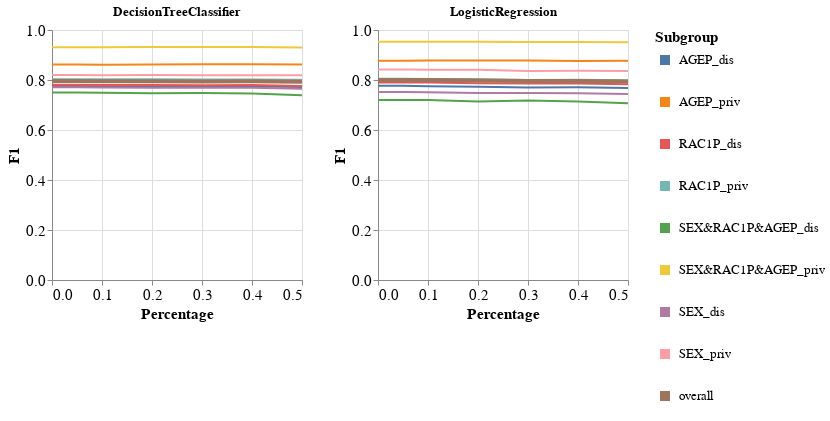

Notebook code for this chart:
### Code cell
visualizer.create_subgroups_grid_pct_lines_per_model_plot(subgroup_metric='F1',
                                                          target_preprocessing_technique=PREPROCESSING_TECHNIQUES[0],
                                                          model_names=MODEL_NAMES)

### Figure 1 — Vega-Lite specification as saved in the notebook (floating-point values rounded to 4 significant figures)
{"config": {"view": {"continuousWidth": 400, "continuousHeight": 300}, "axis": {"labelFontSize": 15, "titleFontSize": 15}, "legend": {"labelFontSize": 13, "symbolStrokeWidth": 10, "titleFontSize": 15}}, "vconcat": [{"hconcat": [{"mark": "line", "encoding": {"color": {"field": "Subgroup", "type": "nominal"}, "strokeWidth": {"condition": {"value": 4, "test": "datum.Subgroup == 'overall'"}, "value": 2}, "x": {"field": "Percentage", "type": "quantitative"}, "y": {"field": "Metric_Value", "title": "F1", "type": "quantitative"}}, "height": 250, "title": "DecisionTreeClassifier", "width": 250}, {"data": {"name": "data-1703be37af72c77ed25faa9b774849b8"}, "mark": "line", "encoding": {"color": {"field": "Subgroup", "type": "nominal"}, "strokeWidth": {"condition": {"value": 4, "test": "datum.Subgroup == 'overall'"}, "value": 2}, "x": {"field": "Percentage", "type": "quantitative"}, "y": {"field": "Metric_Value", "title": "F1", "type": "quantitative"}}, "height": 250, "title": "LogisticRegression", "width": 250}]}], "data": {"name": "data-e9ee835c3981097d6bcea34f453dcdd0"}, "$schema": "https://vega.github.io/schema/vega-lite/v4.17.0.json", "datasets": {"data-e9ee835c3981097d6bcea34f453dcdd0": [{"Model_Name": "DecisionTreeClassifier", "Test_Set_Index": 0.0, "Metric": "F1", "Subgroup": "AGEP_dis", "Num_Estimators": 10.0, "Metric_Value": 0.7758, "Percentage": 0.0}, {"Model_Name": "DecisionTreeClassifier", "Test_Set_Index": 0.0, "Metric": "F1", "Subgroup": "AGEP_priv", "Num_Estimators": 10.0, "Metric_Value": 0.8617, "Percentage": 0.0}, {"Model_Name": "DecisionTreeClassifier", "Test_Set_Index": 0.0, "Metric": "F1", "Subgroup": "RAC1P_dis", "Num_Estimators": 10.0, "Metric_Value": 0.7814, "Percentage": 0.0}, {"Model_Name": "DecisionTreeClassifier", "Test_Set_Index": 0.0, "Metric": "F1", "Subgroup": "RAC1P_priv", "Num_Estimators": 10.0, "Metric_Value": 0.8028, "Percentage": 0.0}, {"Model_Name": "DecisionTreeClassifier", "Test_Set_Index": 0.0, "Metric": "F1", "Subgroup": "SEX&RAC1P&AGEP_dis", "Num_Estimators": 10.0, "Metric_Value": 0.7498, "Percentage": 0.0}, {"Model_Name": "DecisionTreeClassifier", "Test_Set_Index": 0.0, "Metric": "F1", "Subgroup": "SEX&RAC1P&AGEP_priv", "Num_Estimators": 10.0, "Metric_Value": 0.9312, "Percentage": 0.0}, {"Model_Name": "DecisionTreeClassifier", "Test_Set_Index": 0.0, "Metric": "F1", "Subgroup": "SEX_dis", "Num_Estimators": 10.0, "Metric_Value": 0.7708, "Percentage": 0.0}, {"Model_Name": "DecisionTreeClassifier", "Test_Set_Index": 0.0, "Metric": "F1", "Subgroup": "SEX_priv", "Num_Estimators": 10.0, "Metric_Value": 0.8196, "Percentage": 0.0}, {"Model_Name": "DecisionTreeClassifier", "Test_Set_Index": 0.0, "Metric": "F1", "Subgroup": "overall", "Num_Estimators": 10.0, "Metric_Value": 0.7957, "Percentage": 0.0}, {"Model_Name": "DecisionTreeClassifier", "Test_Set_Index": 1.0, "Metric": "F1", "Subgroup": "AGEP_dis", "Num_Estimators": 10.0, "Metric_Value": 0.7758, "Percentage": 0.05}, {"Model_Name": "DecisionTreeClassifier", "Test_Set_Index": 1.0, "Metric": "F1", "Subgroup": "AGEP_priv", "Num_Estimators": 10.0, "Metric_Value": 0.8617, "Percentage": 0.05}, {"Model_Name": "DecisionTreeClassifier", "Test_Set_Index": 1.0, "Metric": "F1", "Subgroup": "RAC1P_dis", "Num_Estimators": 10.0, "Metric_Value": 0.7814, "Percentage": 0.05}, {"Model_Name": "DecisionTreeClassifier", "Test_Set_Index": 1.0, "Metric": "F1", "Subgroup": "RAC1P_priv", "Num_Estimators": 10.0, "Metric_Value": 0.8028, "Percentage": 0.05}, {"Model_Name": "DecisionTreeClassifier", "Test_Set_Index": 1.0, "Metric": "F1", "Subgroup": "SEX&RAC1P&AGEP_dis", "Num_Estimators": 10.0, "Metric_Value": 0.7498, "Percentage": 0.05}, {"Model_Name": "DecisionTreeClassifier", "Test_Set_Index": 1.0, "Metric": "F1", "Subgroup": "SEX&RAC1P&AGEP_priv", "Num_Estimators": 10.0, "Metric_Value": 0.9312, "Percentage": 0.05}, {"Model_Name": "DecisionTreeClassifier", "Test_Set_Index": 1.0, "Metric": "F1", "Subgroup": "SEX_dis", "Num_Estimators": 10.0, "Metric_Value": 0.7708, "Percentage": 0.05}, {"Model_Name": "DecisionTreeClassifier", "Test_Set_Index": 1.0, "Metric": "F1", "Subgroup": "SEX_priv", "Num_Estimators": 10.0, "Metric_Value": 0.8196, "Percentage": 0.05}, {"Model_Name": "DecisionTreeClassifier", "Test_Set_Index": 1.0, "Metric": "F1", "Subgroup": "overall", "Num_Estimators": 10.0, "Metric_Value": 0.7957, "Percentage": 0.05}, {"Model_Name": "DecisionTreeClassifier", "Test_Set_Index": 2.0, "Metric": "F1", "Subgroup": "AGEP_dis", "Num_Estimators": 10.0, "Metric_Value": 0.7753, "Percentage": 0.1}, {"Model_Name": "DecisionTreeClassifier", "Test_Set_Index": 2.0, "Metric": "F1", "Subgroup": "AGEP_priv", "Num_Estimators": 10.0, "Metric_Value": 0.8612, "Percentage": 0.1}, {"Model_Name": "DecisionTreeClassifier", "Test_Set_Index": 2.0, "Metric": "F1", "Subgroup": "RAC1P_dis", "Num_Estimators": 10.0, "Metric_Value": 0.7804, "Percentage": 0.1}, {"Model_Name": "DecisionTreeClassifier", "Test_Set_Index": 2.0, "Metric": "F1", "Subgroup": "RAC1P_priv", "Num_Estimators": 10.0, "Metric_Value": 0.8025, "Percentage": 0.1}, {"Model_Name": "DecisionTreeClassifier", "Test_Set_Index": 2.0, "Metric": "F1", "Subgroup": "SEX&RAC1P&AGEP_dis", "Num_Estimators": 10.0, "Metric_Value": 0.7488, "Percentage": 0.1}, {"Model_Name": "DecisionTreeClassifier", "Test_Set_Index": 2.0, "Metric": "F1", "Subgroup": "SEX&RAC1P&AGEP_priv", "Num_Estimators": 10.0, "Metric_Value": 0.9307, "Percentage": 0.1}, {"Model_Name": "DecisionTreeClassifier", "Test_Set_Index": 2.0, "Metric": "F1", "Subgroup": "SEX_dis", "Num_Estimators": 10.0, "Metric_Value": 0.7702, "Percentage": 0.1}, {"Model_Name": "DecisionTreeClassifier", "Test_Set_Index": 2.0, "Metric": "F1", "Subgroup": "SEX_priv", "Num_Estimators": 10.0, "Metric_Value": 0.8193, "Percentage": 0.1}, {"Model_Name": "DecisionTreeClassifier", "Test_Set_Index": 2.0, "Metric": "F1", "Subgroup": "overall", "Num_Estimators": 10.0, "Metric_Value": 0.7952, "Percentage": 0.1}, {"Model_Name": "DecisionTreeClassifier", "Test_Set_Index": 3.0, "Metric": "F1", "Subgroup": "AGEP_dis", "Num_Estimators": 10.0, "Metric_Value": 0.7747, "Percentage": 0.2}, {"Model_Name": "DecisionTreeClassifier", "Test_Set_Index": 3.0, "Metric": "F1", "Subgroup": "AGEP_priv", "Num_Estimators": 10.0, "Metric_Value": 0.8624, "Percentage": 0.2}, {"Model_Name": "DecisionTreeClassifier", "Test_Set_Index": 3.0, "Metric": "F1", "Subgroup": "RAC1P_dis", "Num_Estimators": 10.0, "Metric_Value": 0.7798, "Percentage": 0.2}, {"Model_Name": "DecisionTreeClassifier", "Test_Set_Index": 3.0, "Metric": "F1", "Subgroup": "RAC1P_priv", "Num_Estimators": 10.0, "Metric_Value": 0.8025, "Percentage": 0.2}, {"Model_Name": "DecisionTreeClassifier", "Test_Set_Index": 3.0, "Metric": "F1", "Subgroup": "SEX&RAC1P&AGEP_dis", "Num_Estimators": 10.0, "Metric_Value": 0.7472, "Percentage": 0.2}, {"Model_Name": "DecisionTreeClassifier", "Test_Set_Index": 3.0, "Metric": "F1", "Subgroup": "SEX&RAC1P&AGEP_priv", "Num_Estimators": 10.0, "Metric_Value": 0.9323, "Percentage": 0.2}, {"Model_Name": "DecisionTreeClassifier", "Test_Set_Index": 3.0, "Metric": "F1", "Subgroup": "SEX_dis", "Num_Estimators": 10.0, "Metric_Value": 0.7692, "Percentage": 0.2}, {"Model_Name": "DecisionTreeClassifier", "Test_Set_Index": 3.0, "Metric": "F1", "Subgroup": "SEX_priv", "Num_Estimators": 10.0, "Metric_Value": 0.8197, "Percentage": 0.2}, {"Model_Name": "DecisionTreeClassifier", "Test_Set_Index": 3.0, "Metric": "F1", "Subgroup": "overall", "Num_Estimators": 10.0, "Metric_Value": 0.7949, "Percentage": 0.2}, {"Model_Name": "DecisionTreeClassifier", "Test_Set_Index": 4.0, "Metric": "F1", "Subgroup": "AGEP_dis", "Num_Estimators": 10.0, "Metric_Value": 0.7737, "Percentage": 0.3}, {"Model_Name": "DecisionTreeClassifier", "Test_Set_Index": 4.0, "Metric": "F1", "Subgroup": "AGEP_priv", "Num_Estimators": 10.0, "Metric_Value": 0.8626, "Percentage": 0.3}, {"Model_Name": "DecisionTreeClassifier", "Test_Set_Index": 4.0, "Metric": "F1", "Subgroup": "RAC1P_dis", "Num_Estimators": 10.0, "Metric_Value": 0.7795, "Percentage": 0.3}, {"Model_Name": "DecisionTreeClassifier", "Test_Set_Index": 4.0, "Metric": "F1", "Subgroup": "RAC1P_priv", "Num_Estimators": 10.0, "Metric_Value": 0.8016, "Percentage": 0.3}, {"Model_Name": "DecisionTreeClassifier", "Test_Set_Index": 4.0, "Metric": "F1", "Subgroup": "SEX&RAC1P&AGEP_dis", "Num_Estimators": 10.0, "Metric_Value": 0.7478, "Percentage": 0.3}, {"Model_Name": "DecisionTreeClassifier", "Test_Set_Index": 4.0, "Metric": "F1", "Subgroup": "SEX&RAC1P&AGEP_priv", "Num_Estimators": 10.0, "Metric_Value": 0.9324, "Percentage": 0.3}, {"Model_Name": "DecisionTreeClassifier", "Test_Set_Index": 4.0, "Metric": "F1", "Subgroup": "SEX_dis", "Num_Estimators": 10.0, "Metric_Value": 0.7689, "Percentage": 0.3}, {"Model_Name": "DecisionTreeClassifier", "Test_Set_Index": 4.0, "Metric": "F1", "Subgroup": "SEX_priv", "Num_Estimators": 10.0, "Metric_Value": 0.8186, "Percentage": 0.3}, {"Model_Name": "DecisionTreeClassifier", "Test_Set_Index": 4.0, "Metric": "F1", "Subgroup": "overall", "Num_Estimators": 10.0, "Metric_Value": 0.7943, "Percentage": 0.3}, {"Model_Name": "DecisionTreeClassifier", "Test_Set_Index": 5.0, "Metric": "F1", "Subgroup": "AGEP_dis", "Num_Estimators": 10.0, "Metric_Value": 0.7744, "Percentage": 0.4}, {"Model_Name": "DecisionTreeClassifier", "Test_Set_Index": 5.0, "Metric": "F1", "Subgroup": "AGEP_priv", "Num_Estimators": 10.0, "Metric_Value": 0.8634, "Percentage": 0.4}, {"Model_Name": "DecisionTreeClassifier", "Test_Set_Index": 5.0, "Metric": "F1", "Subgroup": "RAC1P_dis", "Num_Estimators": 10.0, "Metric_Value": 0.7796, "Percentage": 0.4}, {"Model_Name": "DecisionTreeClassifier", "Test_Set_Index": 5.0, "Metric": "F1", "Subgroup": "RAC1P_priv", "Num_Estimators": 10.0, "Metric_Value": 0.8025, "Percentage": 0.4}, {"Model_Name": "DecisionTreeClassifier", "Test_Set_Index": 5.0, "Metric": "F1", "Subgroup": "SEX&RAC1P&AGEP_dis", "Num_Estimators": 10.0, "Metric_Value": 0.7459, "Percentage": 0.4}, {"Model_Name": "DecisionTreeClassifier", "Test_Set_Index": 5.0, "Metric": "F1", "Subgroup": "SEX&RAC1P&AGEP_priv", "Num_Estimators": 10.0, "Metric_Value": 0.9317, "Percentage": 0.4}, {"Model_Name": "DecisionTreeClassifier", "Test_Set_Index": 5.0, "Metric": "F1", "Subgroup": "SEX_dis", "Num_Estimators": 10.0, "Metric_Value": 0.7692, "Percentage": 0.4}, {"Model_Name": "DecisionTreeClassifier", "Test_Set_Index": 5.0, "Metric": "F1", "Subgroup": "SEX_priv", "Num_Estimators": 10.0, "Metric_Value": 0.8195, "Percentage": 0.4}, {"Model_Name": "DecisionTreeClassifier", "Test_Set_Index": 5.0, "Metric": "F1", "Subgroup": "overall", "Num_Estimators": 10.0, "Metric_Value": 0.7949, "Percentage": 0.4}, {"Model_Name": "DecisionTreeClassifier", "Test_Set_Index": 6.0, "Metric": "F1", "Subgroup": "AGEP_dis", "Num_Estimators": 10.0, "Metric_Value": 0.7721, "Percentage": 0.5}, {"Model_Name": "DecisionTreeClassifier", "Test_Set_Index": 6.0, "Metric": "F1", "Subgroup": "AGEP_priv", "Num_Estimators": 10.0, "Metric_Value": 0.8622, "Percentage": 0.5}, {"Model_Name": "DecisionTreeClassifier", "Test_Set_Index": 6.0, "Metric": "F1", "Subgroup": "RAC1P_dis", "Num_Estimators": 10.0, "Metric_Value": 0.7763, "Percentage": 0.5}, {"Model_Name": "DecisionTreeClassifier", "Test_Set_Index": 6.0, "Metric": "F1", "Subgroup": "RAC1P_priv", "Num_Estimators": 10.0, "Metric_Value": 0.8011, "Percentage": 0.5}, {"Model_Name": "DecisionTreeClassifier", "Test_Set_Index": 6.0, "Metric": "F1", "Subgroup": "SEX&RAC1P&AGEP_dis", "Num_Estimators": 10.0, "Metric_Value": 0.7391, "Percentage": 0.5}, {"Model_Name": "DecisionTreeClassifier", "Test_Set_Index": 6.0, "Metric": "F1", "Subgroup": "SEX&RAC1P&AGEP_priv", "Num_Estimators": 10.0, "Metric_Value": 0.9298, "Percentage": 0.5}, {"Model_Name": "DecisionTreeClassifier", "Test_Set_Index": 6.0, "Metric": "F1", "Subgroup": "SEX_dis", "Num_Estimators": 10.0, "Metric_Value": 0.7651, "Percentage": 0.5}, {"Model_Name": "DecisionTreeClassifier", "Test_Set_Index": 6.0, "Metric": "F1", "Subgroup": "SEX_priv", "Num_Estimators": 10.0, "Metric_Value": 0.8194, "Percentage": 0.5}, {"Model_Name": "DecisionTreeClassifier", "Test_Set_Index": 6.0, "Metric": "F1", "Subgroup": "overall", "Num_Estimators": 10.0, "Metric_Value": 0.7928, "Percentage": 0.5}], "data-1703be37af72c77ed25faa9b774849b8": [{"Model_Name": "LogisticRegression", "Test_Set_Index": 0.0, "Metric": "F1", "Subgroup": "AGEP_dis", "Num_Estimators": 10.0, "Metric_Value": 0.7767, "Percentage": 0.0}, {"Model_Name": "LogisticRegression", "Test_Set_Index": 0.0, "Metric": "F1", "Subgroup": "AGEP_priv", "Num_Estimators": 10.0, "Metric_Value": 0.8766, "Percentage": 0.0}, {"Model_Name": "LogisticRegression", "Test_Set_Index": 0.0, "Metric": "F1", "Subgroup": "RAC1P_dis", "Num_Estimators": 10.0, "Metric_Value": 0.7898, "Percentage": 0.0}, {"Model_Name": "LogisticRegression", "Test_Set_Index": 0.0, "Metric": "F1", "Subgroup": "RAC1P_priv", "Num_Estimators": 10.0, "Metric_Value": 0.8055, "Percentage": 0.0}, {"Model_Name": "LogisticRegression", "Test_Set_Index": 0.0, "Metric": "F1", "Subgroup": "SEX&RAC1P&AGEP_dis", "Num_Estimators": 10.0, "Metric_Value": 0.72, "Percentage": 0.0}, {"Model_Name": "LogisticRegression", "Test_Set_Index": 0.0, "Metric": "F1", "Subgroup": "SEX&RAC1P&AGEP_priv", "Num_Estimators": 10.0, "Metric_Value": 0.9528, "Percentage": 0.0}, {"Model_Name": "LogisticRegression", "Test_Set_Index": 0.0, "Metric": "F1", "Subgroup": "SEX_dis", "Num_Estimators": 10.0, "Metric_Value": 0.7521, "Percentage": 0.0}, {"Model_Name": "LogisticRegression", "Test_Set_Index": 0.0, "Metric": "F1", "Subgroup": "SEX_priv", "Num_Estimators": 10.0, "Metric_Value": 0.842, "Percentage": 0.0}, {"Model_Name": "LogisticRegression", "Test_Set_Index": 0.0, "Metric": "F1", "Subgroup": "overall", "Num_Estimators": 10.0, "Metric_Value": 0.8004, "Percentage": 0.0}, {"Model_Name": "LogisticRegression", "Test_Set_Index": 1.0, "Metric": "F1", "Subgroup": "AGEP_dis", "Num_Estimators": 10.0, "Metric_Value": 0.7767, "Percentage": 0.05}, {"Model_Name": "LogisticRegression", "Test_Set_Index": 1.0, "Metric": "F1", "Subgroup": "AGEP_priv", "Num_Estimators": 10.0, "Metric_Value": 0.8768, "Percentage": 0.05}, {"Model_Name": "LogisticRegression", "Test_Set_Index": 1.0, "Metric": "F1", "Subgroup": "RAC1P_dis", "Num_Estimators": 10.0, "Metric_Value": 0.7899, "Percentage": 0.05}, {"Model_Name": "LogisticRegression", "Test_Set_Index": 1.0, "Metric": "F1", "Subgroup": "RAC1P_priv", "Num_Estimators": 10.0, "Metric_Value": 0.8055, "Percentage": 0.05}, {"Model_Name": "LogisticRegression", "Test_Set_Index": 1.0, "Metric": "F1", "Subgroup": "SEX&RAC1P&AGEP_dis", "Num_Estimators": 10.0, "Metric_Value": 0.72, "Percentage": 0.05}, {"Model_Name": "LogisticRegression", "Test_Set_Index": 1.0, "Metric": "F1", "Subgroup": "SEX&RAC1P&AGEP_priv", "Num_Estimators": 10.0, "Metric_Value": 0.9528, "Percentage": 0.05}, {"Model_Name": "LogisticRegression", "Test_Set_Index": 1.0, "Metric": "F1", "Subgroup": "SEX_dis", "Num_Estimators": 10.0, "Metric_Value": 0.7522, "Percentage": 0.05}, {"Model_Name": "LogisticRegression", "Test_Set_Index": 1.0, "Metric": "F1", "Subgroup": "SEX_priv", "Num_Estimators": 10.0, "Metric_Value": 0.842, "Percentage": 0.05}, {"Model_Name": "LogisticRegression", "Test_Set_Index": 1.0, "Metric": "F1", "Subgroup": "overall", "Num_Estimators": 10.0, "Metric_Value": 0.8004, "Percentage": 0.05}, {"Model_Name": "LogisticRegression", "Test_Set_Index": 2.0, "Metric": "F1", "Subgroup": "AGEP_dis", "Num_Estimators": 10.0, "Metric_Value": 0.7752, "Percentage": 0.1}, {"Model_Name": "LogisticRegression", "Test_Set_Index": 2.0, "Metric": "F1", "Subgroup": "AGEP_priv", "Num_Estimators": 10.0, "Metric_Value": 0.878, "Percentage": 0.1}, {"Model_Name": "LogisticRegression", "Test_Set_Index": 2.0, "Metric": "F1", "Subgroup": "RAC1P_dis", "Num_Estimators": 10.0, "Metric_Value": 0.7902, "Percentage": 0.1}, {"Model_Name": "LogisticRegression", "Test_Set_Index": 2.0, "Metric": "F1", "Subgroup": "RAC1P_priv", "Num_Estimators": 10.0, "Metric_Value": 0.804, "Percentage": 0.1}, {"Model_Name": "LogisticRegression", "Test_Set_Index": 2.0, "Metric": "F1", "Subgroup": "SEX&RAC1P&AGEP_dis", "Num_Estimators": 10.0, "Metric_Value": 0.7195, "Percentage": 0.1}, {"Model_Name": "LogisticRegression", "Test_Set_Index": 2.0, "Metric": "F1", "Subgroup": "SEX&RAC1P&AGEP_priv", "Num_Estimators": 10.0, "Metric_Value": 0.9528, "Percentage": 0.1}, {"Model_Name": "LogisticRegression", "Test_Set_Index": 2.0, "Metric": "F1", "Subgroup": "SEX_dis", "Num_Estimators": 10.0, "Metric_Value": 0.7511, "Percentage": 0.1}, {"Model_Name": "LogisticRegression", "Test_Set_Index": 2.0, "Metric": "F1", "Subgroup": "SEX_priv", "Num_Estimators": 10.0, "Metric_Value": 0.8412, "Percentage": 0.1}, {"Model_Name": "LogisticRegression", "Test_Set_Index": 2.0, "Metric": "F1", "Subgroup": "overall", "Num_Estimators": 10.0, "Metric_Value": 0.7995, "Percentage": 0.1}, {"Model_Name": "LogisticRegression", "Test_Set_Index": 3.0, "Metric": "F1", "Subgroup": "AGEP_dis", "Num_Estimators": 10.0, "Metric_Value": 0.7732, "Percentage": 0.2}, {"Model_Name": "LogisticRegression", "Test_Set_Index": 3.0, "Metric": "F1", "Subgroup": "AGEP_priv", "Num_Estimators": 10.0, "Metric_Value": 0.8783, "Percentage": 0.2}, {"Model_Name": "LogisticRegression", "Test_Set_Index": 3.0, "Metric": "F1", "Subgroup": "RAC1P_dis", "Num_Estimators": 10.0, "Metric_Value": 0.7869, "Percentage": 0.2}, {"Model_Name": "LogisticRegression", "Test_Set_Index": 3.0, "Metric": "F1", "Subgroup": "RAC1P_priv", "Num_Estimators": 10.0, "Metric_Value": 0.8034, "Percentage": 0.2}, {"Model_Name": "LogisticRegression", "Test_Set_Index": 3.0, "Metric": "F1", "Subgroup": "SEX&RAC1P&AGEP_dis", "Num_Estimators": 10.0, "Metric_Value": 0.7141, "Percentage": 0.2}, {"Model_Name": "LogisticRegression", "Test_Set_Index": 3.0, "Metric": "F1", "Subgroup": "SEX&RAC1P&AGEP_priv", "Num_Estimators": 10.0, "Metric_Value": 0.9528, "Percentage": 0.2}, {"Model_Name": "LogisticRegression", "Test_Set_Index": 3.0, "Metric": "F1", "Subgroup": "SEX_dis", "Num_Estimators": 10.0, "Metric_Value": 0.7481, "Percentage": 0.2}, {"Model_Name": "LogisticRegression", "Test_Set_Index": 3.0, "Metric": "F1", "Subgroup": "SEX_priv", "Num_Estimators": 10.0, "Metric_Value": 0.8409, "Percentage": 0.2}, {"Model_Name": "LogisticRegression", "Test_Set_Index": 3.0, "Metric": "F1", "Subgroup": "overall", "Num_Estimators": 10.0, "Metric_Value": 0.798, "Percentage": 0.2}, {"Model_Name": "LogisticRegression", "Test_Set_Index": 4.0, "Metric": "F1", "Subgroup": "AGEP_dis", "Num_Estimators": 10.0, "Metric_Value": 0.7702, "Percentage": 0.3}, {"Model_Name": "LogisticRegression", "Test_Set_Index": 4.0, "Metric": "F1", "Subgroup": "AGEP_priv", "Num_Estimators": 10.0, "Metric_Value": 0.8778, "Percentage": 0.3}, {"Model_Name": "LogisticRegression", "Test_Set_Index": 4.0, "Metric": "F1", "Subgroup": "RAC1P_dis", "Num_Estimators": 10.0, "Metric_Value": 0.786, "Percentage": 0.3}, {"Model_Name": "LogisticRegression", "Test_Set_Index": 4.0, "Metric": "F1", "Subgroup": "RAC1P_priv", "Num_Estimators": 10.0, "Metric_Value": 0.8002, "Percentage": 0.3}, {"Model_Name": "LogisticRegression", "Test_Set_Index": 4.0, "Metric": "F1", "Subgroup": "SEX&RAC1P&AGEP_dis", "Num_Estimators": 10.0, "Metric_Value": 0.7181, "Percentage": 0.3}, {"Model_Name": "LogisticRegression", "Test_Set_Index": 4.0, "Metric": "F1", "Subgroup": "SEX&RAC1P&AGEP_priv", "Num_Estimators": 10.0, "Metric_Value": 0.9523, "Percentage": 0.3}, {"Model_Name": "LogisticRegression", "Test_Set_Index": 4.0, "Metric": "F1", "Subgroup": "SEX_dis", "Num_Estimators": 10.0, "Metric_Value": 0.7479, "Percentage": 0.3}, {"Model_Name": "LogisticRegression", "Test_Set_Index": 4.0, "Metric": "F1", "Subgroup": "SEX_priv", "Num_Estimators": 10.0, "Metric_Value": 0.8363, "Percentage": 0.3}, {"Model_Name": "LogisticRegression", "Test_Set_Index": 4.0, "Metric": "F1", "Subgroup": "overall", "Num_Estimators": 10.0, "Metric_Value": 0.7955, "Percentage": 0.3}, {"Model_Name": "LogisticRegression", "Test_Set_Index": 5.0, "Metric": "F1", "Subgroup": "AGEP_dis", "Num_Estimators": 10.0, "Metric_Value": 0.7711, "Percentage": 0.4}, {"Model_Name": "LogisticRegression", "Test_Set_Index": 5.0, "Metric": "F1", "Subgroup": "AGEP_priv", "Num_Estimators": 10.0, "Metric_Value": 0.8762, "Percentage": 0.4}, {"Model_Name": "LogisticRegression", "Test_Set_Index": 5.0, "Metric": "F1", "Subgroup": "RAC1P_dis", "Num_Estimators": 10.0, "Metric_Value": 0.786, "Percentage": 0.4}, {"Model_Name": "LogisticRegression", "Test_Set_Index": 5.0, "Metric": "F1", "Subgroup": "RAC1P_priv", "Num_Estimators": 10.0, "Metric_Value": 0.8005, "Percentage": 0.4}, {"Model_Name": "LogisticRegression", "Test_Set_Index": 5.0, "Metric": "F1", "Subgroup": "SEX&RAC1P&AGEP_dis", "Num_Estimators": 10.0, "Metric_Value": 0.7145, "Percentage": 0.4}, {"Model_Name": "LogisticRegression", "Test_Set_Index": 5.0, "Metric": "F1", "Subgroup": "SEX&RAC1P&AGEP_priv", "Num_Estimators": 10.0, "Metric_Value": 0.9525, "Percentage": 0.4}, {"Model_Name": "LogisticRegression", "Test_Set_Index": 5.0, "Metric": "F1", "Subgroup": "SEX_dis", "Num_Estimators": 10.0, "Metric_Value": 0.7471, "Percentage": 0.4}, {"Model_Name": "LogisticRegression", "Test_Set_Index": 5.0, "Metric": "F1", "Subgroup": "SEX_priv", "Num_Estimators": 10.0, "Metric_Value": 0.8371, "Percentage": 0.4}, {"Model_Name": "LogisticRegression", "Test_Set_Index": 5.0, "Metric": "F1", "Subgroup": "overall", "Num_Estimators": 10.0, "Metric_Value": 0.7958, "Percentage": 0.4}, {"Model_Name": "LogisticRegression", "Test_Set_Index": 6.0, "Metric": "F1", "Subgroup": "AGEP_dis", "Num_Estimators": 10.0, "Metric_Value": 0.7682, "Percentage": 0.5}, {"Model_Name": "LogisticRegression", "Test_Set_Index": 6.0, "Metric": "F1", "Subgroup": "AGEP_priv", "Num_Estimators": 10.0, "Metric_Value": 0.8771, "Percentage": 0.5}, {"Model_Name": "LogisticRegression", "Test_Set_Index": 6.0, "Metric": "F1", "Subgroup": "RAC1P_dis", "Num_Estimators": 10.0, "Metric_Value": 0.7828, "Percentage": 0.5}, {"Model_Name": "LogisticRegression", "Test_Set_Index": 6.0, "Metric": "F1", "Subgroup": "RAC1P_priv", "Num_Estimators": 10.0, "Metric_Value": 0.7989, "Percentage": 0.5}, {"Model_Name": "LogisticRegression", "Test_Set_Index": 6.0, "Metric": "F1", "Subgroup": "SEX&RAC1P&AGEP_dis", "Num_Estimators": 10.0, "Metric_Value": 0.707, "Percentage": 0.5}, {"Model_Name": "LogisticRegression", "Test_Set_Index": 6.0, "Metric": "F1", "Subgroup": "SEX&RAC1P&AGEP_priv", "Num_Estimators": 10.0, "Metric_Value": 0.9511, "Percentage": 0.5}, {"Model_Name": "LogisticRegression", "Test_Set_Index": 6.0, "Metric": "F1", "Subgroup": "SEX_dis", "Num_Estimators": 10.0, "Metric_Value": 0.7442, "Percentage": 0.5}, {"Model_Name": "LogisticRegression", "Test_Set_Index": 6.0, "Metric": "F1", "Subgroup": "SEX_priv", "Num_Estimators": 10.0, "Metric_Value": 0.8355, "Percentage": 0.5}, {"Model_Name": "LogisticRegression", "Test_Set_Index": 6.0, "Metric": "F1", "Subgroup": "overall", "Num_Estimators": 10.0, "Metric_Value": 0.7937, "Percentage": 0.5}]}}
